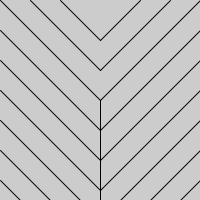
Frame 1 (no input)
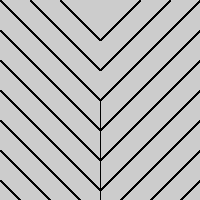
Frame 60 (the mouse pressed at the canvas centre just before this capture)
Frame 120 (the mouse held since frame 60 and released just before this capture): identical to frame 60, image omitted

The Processing sketch that drew these frames (run headless with seeded random() and noise(); from frame 60 on, the mouse is pressed at the canvas centre):

// Processing sketch: Sol_Lewitt_Drawing
// ── Sol_Lewitt_Drawing.pde
//create square canvas 
void setup(){
  size (200,200);
}
void draw() {
  // draw a line from the middle downwards to the bottom edge
  line(width/2,height/2,100,200);
  
  //draw a line from the middle point to the top left corner
  line(width/2,height/2,200,0);
  
  // draw a line from the middle to the top right corner
  line(width/2,height/2,0,0);
  
  //create a smaller triangle within the first 
  line(width/2,70,30,0);
  line(width/2,70,170,0);
  
  //create another smaller triangle within 
  line(width/2,40,60,0);
  line(width/2,40,140,0);
  
  //draw diagonal lines from the left hand side down to the middle line
  line(width/2,130,0,30);
   line(width/2,160,0,60);
    line(width/2,190,0,90);
     line(80,200,0,120);
     line(50,200,0,150);
     line(20,200,0,180);
    
    //do the same on the other side
    line(width/2,130,200,30);
   line(width/2,160,200,60);
    line(width/2,190,200,90);
    line(120,200,200,120);
    line(150,200,200,150);
    line(180,200,200,180);
     }
